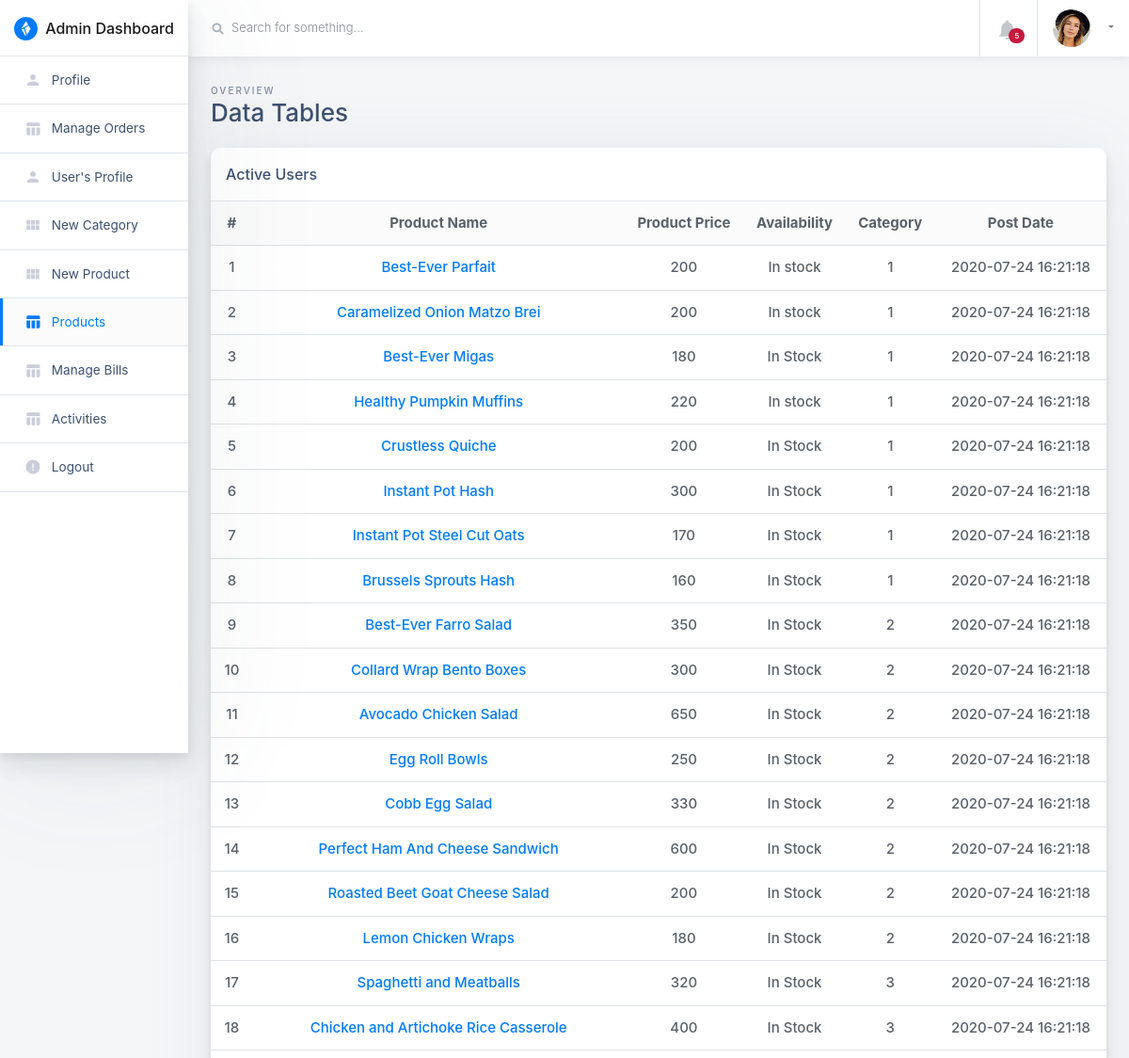
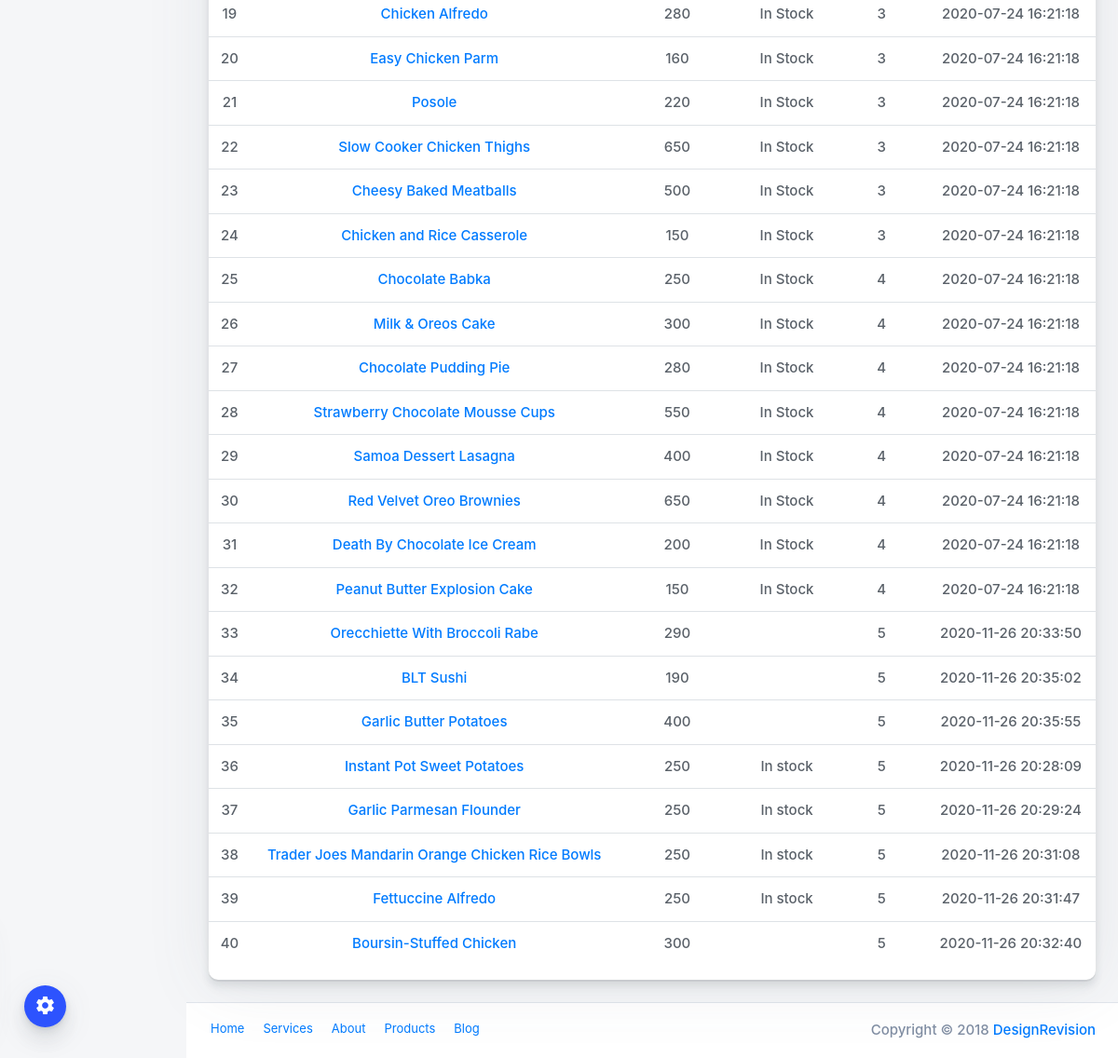
Screenshot of /admin/products (signed in) with the database file from the repository (2 pictures, top to bottom).
### tables this page shows
CREATE TABLE `products` (
  `id` int(11) NOT NULL,
  `category` int(11) NOT NULL,
  `subCategory` int(11) DEFAULT NULL,
  `productName` varchar(255) DEFAULT NULL,
  `productCompany` varchar(255) DEFAULT NULL,
  `productPrice` int(11) DEFAULT NULL,
  `productPriceBeforeDiscount` int(11) DEFAULT NULL,
  `productDescription` longtext DEFAULT NULL,
  `productImage1` varchar(255) DEFAULT NULL,
  `productImage2` varchar(255) DEFAULT NULL,
  `productImage3` varchar(255) DEFAULT NULL,
  `shippingCharge` int(11) DEFAULT NULL,
  `productAvailability` varchar(255) DEFAULT NULL,
  `postingDate` timestamp NULL DEFAULT current_timestamp(),
  `updationDate` varchar(255) DEFAULT NULL
);

### admin/products.php (the view, shortened to what this page needs)
<?php
include("include/config.php");
if(strlen($_SESSION['admin_login'])==0)
	{
header('location:/eshopper/admin');
}
else{
?>
<!doctype html>
<html class="no-js h-100" lang="en">
  <head>
    <link href="https://use.fontawesome.com/releases/v5.0.6/css/all.css" rel="stylesheet">
    <link rel="stylesheet" href="https://stackpath.bootstrapcdn.com/bootstrap/4.1.3/css/bootstrap.min.css">
    <link rel="stylesheet" id="main-stylesheet" data-version="1.1.0" href="styles/shards-dashboards.1.1.0.min.css">
    <link rel="stylesheet" href="styles/extras.1.1.0.min.css">
  </head>
  <body class="h-100">
    <div class="color-switcher-toggle animated pulse infinite">
      <i class="material-icons">settings</i>
    </div>
    <div class="container-fluid">
      <div class="row">
        <aside class="main-sidebar col-12 col-md-3 col-lg-2 px-0">
          <div class="main-navbar">
            <nav class="navbar align-items-stretch navbar-light bg-white flex-md-nowrap border-bottom p-0">
              <a class="navbar-brand w-100 mr-0" href="dashboard" style="line-height: 25px;">
                <div class="d-table m-auto">
                  <img id="main-logo" class="d-inline-block align-top mr-1" style="max-width: 25px;" src="images/shards-dashboards-logo.svg" alt="Shards Dashboard">
                  <span class="d-none d-md-inline ml-1">Admin Dashboard</span>
                </div>
              </a>
            </nav>
          </div>
          <div class="nav-wrapper">
            <ul class="nav flex-column">
			  <li class="nav-item">
                <a class="nav-link " href="profile">
                  <i class="material-icons">person</i>
                  <span>Profile</span>
                </a>
              </li>
			  <li class="nav-item">
                <a class="nav-link " href="orders">
                  <i class="material-icons">table_chart</i>
                  <span>Manage Orders</span>
                </a>
              </li>
			  <li class="nav-item">
                <a class="nav-link " href="users">
                  <i class="material-icons">person</i>
                  <span>User's Profile</span>
                </a>
              </li>
              <li class="nav-item">
                <a class="nav-link " href="new-category">
                  <i class="material-icons">view_module</i>
                  <span>New Category</span>
                </a>
              </li>
			  <li class="nav-item">
                <a class="nav-link " href="new-product">
                  <i class="material-icons">view_module</i>
                  <span>New Product</span>
                </a>
              </li>
              <li class="nav-item">
                <a class="nav-link active" href="products">
                  <i class="material-icons">table_chart</i>
                  <span>Products</span>
                </a>
              </li>
			  <li class="nav-item">
                <a class="nav-link " href="manage-bills">
                  <i class="material-icons">table_chart</i>
                  <span>Manage Bills</span>
                </a>
              </li>
			  <li class="nav-item">
                <a class="nav-link " href="activity">
                  <i class="material-icons">table_chart</i>
                  <span>Activities</span>
                </a>
              </li>
			  <li class="nav-item">
                <a class="nav-link " href="logout">
                  <i class="material-icons">error</i>
                  <span>Logout</span>
                </a>
              </li>
            </ul>
          </div>
        </aside>
        <main class="main-content col-lg-10 col-md-9 col-sm-12 p-0 offset-lg-2 offset-md-3">
          <div class="main-navbar sticky-top bg-white">
            <nav class="navbar align-items-stretch navbar-light flex-md-nowrap p-0">
              <form action="#" class="main-navbar__search w-100 d-none d-md-flex d-lg-flex">
                <div class="input-group input-group-seamless ml-3">
                  <div class="input-group-prepend">
                    <div class="input-group-text">
                      <i class="fas fa-search"></i>
                    </div>
                  </div>
                  <input class="navbar-search form-control" type="text" placeholder="Search for something..." aria-label="Search"> </div>
<?php
$f1="00:00:00";
$from=date('Y-m-d')." ".$f1;
$t1="23:59:59";
$to=date('Y-m-d')." ".$t1;
$result = mysqli_query($con,"SELECT * FROM Orders where orderDate Between '$from' and '$to'");
$num_rows1 = mysqli_num_rows($result);
?>
              </form>
              <ul class="navbar-nav border-left flex-row ">
                <li class="nav-item border-right dropdown notifications">
                  <a class="nav-link nav-link-icon text-center" href="" role="button" id="dropdownMenuLink" data-toggle="dropdown" aria-haspopup="true" aria-expanded="false">
                    <div class="nav-link-icon__wrapper">
                      <i class="material-icons">&#xE7F4;</i>
                      <span class="badge badge-pill badge-danger"><?php echo htmlentities($num_rows1); ?></span>
                    </div>
                  </a>
                </li>
                <li class="nav-item dropdown">
                  <a class="nav-link dropdown-toggle text-nowrap px-3" data-toggle="dropdown" href="#" role="button" aria-haspopup="true" aria-expanded="false">
                    <img class="user-avatar rounded-circle mr-2" src="images/avatars/0.jpg" alt="User Avatar">
                  </a>
                </li>
              </ul>
            </nav>
          </div>
          <div class="main-content-container container-fluid px-4">
            <div class="page-header row no-gutters py-4">
              <div class="col-12 col-sm-4 text-center text-sm-left mb-0">
                <span class="text-uppercase page-subtitle">Overview</span>
                <h3 class="page-title">Data Tables</h3>
              </div>
            </div>
            <div class="row">
              <div class="col">
                <div class="card card-small mb-4">
                  <div class="card-header border-bottom">
                    <h6 class="m-0">Active Users</h6>
                  </div>
                  <div class="card-body p-0 pb-3 text-center">
                    <table class="table mb-0">
                      <thead class="bg-light">
                        <tr>
                          <th scope="col" class="border-0">#</th>
                          <th scope="col" class="border-0">Product Name</th>
                          <th scope="col" class="border-0">Product Price</th>
                          <th scope="col" class="border-0">Availability</th>
                          <th scope="col" class="border-0">Category</th>
                          <th scope="col" class="border-0">Post Date</th>
                        </tr>
                      </thead>
                      <tbody>
<?php $query=mysqli_query($con,"select * from products");
$cnt=1;
while($row=mysqli_fetch_array($query))
{
?>
                        <tr>
                          <td><?php echo htmlentities($cnt);?></td>
                          <td><a href="products-view?pid=<?php echo htmlentities($row['id']); ?>"><?php echo htmlentities($row['productName']);?></td>
                          <td><?php echo htmlentities($row['productPrice']);?></td>
                          <td><?php echo htmlentities($row['productAvailability']);?></td>
                          <td><?php echo htmlentities($row['category']);?></td>
                          <td><?php echo htmlentities($row['postingDate']);?></td>
                        </tr>
<?php $cnt=$cnt+1; }?>
                      </tbody>
                    </table>
                  </div>
                </div>
              </div>
            </div>
          </div>
          <footer class="main-footer d-flex p-2 px-3 bg-white border-top">
            <ul class="nav">
              <li class="nav-item">
                <a class="nav-link" href="#">Home</a>
              </li>
              <li class="nav-item">
                <a class="nav-link" href="#">Services</a>
              </li>
              <li class="nav-item">
                <a class="nav-link" href="#">About</a>
              </li>
              <li class="nav-item">
                <a class="nav-link" href="#">Products</a>
              </li>
              <li class="nav-item">
                <a class="nav-link" href="#">Blog</a>
              </li>
            </ul>
            <span class="copyright ml-auto my-auto mr-2">Copyright © 2018
              <a href="https://designrevision.com" rel="nofollow">DesignRevision</a>
            </span>
          </footer>
        </main>
      </div>
    </div>
  </body>
</html>
<?php }?>

### rows the page displays
products: productName "Best-Ever Parfait", productPrice "200", productAvailability "In stock", category "1", postingDate "2020-07-24 16:21:18"
products: productName "Caramelized Onion Matzo Brei", productPrice "200", productAvailability "In stock", category "1", postingDate "2020-07-24 16:21:18"
products: productName "Best-Ever Migas", productPrice "180", productAvailability "In Stock", category "1", postingDate "2020-07-24 16:21:18"
products: productName "Healthy Pumpkin Muffins", productPrice "220", productAvailability "In stock", category "1", postingDate "2020-07-24 16:21:18"
products: productName "Crustless Quiche", productPrice "200", productAvailability "In Stock", category "1", postingDate "2020-07-24 16:21:18"
products: productName "Instant Pot Hash", productPrice "300", productAvailability "In Stock", category "1", postingDate "2020-07-24 16:21:18"
products: productName "Instant Pot Steel Cut Oats", productPrice "170", productAvailability "In Stock", category "1", postingDate "2020-07-24 16:21:18"
products: productName "Brussels Sprouts Hash", productPrice "160", productAvailability "In Stock", category "1", postingDate "2020-07-24 16:21:18"
products: productName "Best-Ever Farro Salad", productPrice "350", productAvailability "In Stock", category "2", postingDate "2020-07-24 16:21:18"
products: productName "Collard Wrap Bento Boxes", productPrice "300", productAvailability "In Stock", category "2", postingDate "2020-07-24 16:21:18"
products: productName "Avocado Chicken Salad", productPrice "650", productAvailability "In Stock", category "2", postingDate "2020-07-24 16:21:18"
products: productName "Egg Roll Bowls", productPrice "250", productAvailability "In Stock", category "2", postingDate "2020-07-24 16:21:18"
products: productName "Cobb Egg Salad", productPrice "330", productAvailability "In Stock", category "2", postingDate "2020-07-24 16:21:18"
products: productName "Perfect Ham And Cheese Sandwich", productPrice "600", productAvailability "In Stock", category "2", postingDate "2020-07-24 16:21:18"
products: productName "Roasted Beet Goat Cheese Salad", productPrice "200", productAvailability "In Stock", category "2", postingDate "2020-07-24 16:21:18"
products: productName "Lemon Chicken Wraps", productPrice "180", productAvailability "In Stock", category "2", postingDate "2020-07-24 16:21:18"
products: productName "Spaghetti and Meatballs", productPrice "320", productAvailability "In Stock", category "3", postingDate "2020-07-24 16:21:18"
products: productName "Chicken and Artichoke Rice Casserole", productPrice "400", productAvailability "In Stock", category "3", postingDate "2020-07-24 16:21:18"
products: productName "Chicken Alfredo", productPrice "280", productAvailability "In Stock", category "3", postingDate "2020-07-24 16:21:18"
products: productName "Easy Chicken Parm", productPrice "160", productAvailability "In Stock", category "3", postingDate "2020-07-24 16:21:18"
products: productName "Posole", productPrice "220", productAvailability "In Stock", category "3", postingDate "2020-07-24 16:21:18"
products: productName "Slow Cooker Chicken Thighs", productPrice "650", productAvailability "In Stock", category "3", postingDate "2020-07-24 16:21:18"
products: productName "Cheesy Baked Meatballs", productPrice "500", productAvailability "In Stock", category "3", postingDate "2020-07-24 16:21:18"
products: productName "Chicken and Rice Casserole", productPrice "150", productAvailability "In Stock", category "3", postingDate "2020-07-24 16:21:18"
products: productName "Chocolate Babka", productPrice "250", productAvailability "In Stock", category "4", postingDate "2020-07-24 16:21:18"
products: productName "Milk & Oreos Cake", productPrice "300", productAvailability "In Stock", category "4", postingDate "2020-07-24 16:21:18"
products: productName "Chocolate Pudding Pie", productPrice "280", productAvailability "In Stock", category "4", postingDate "2020-07-24 16:21:18"
products: productName "Strawberry Chocolate Mousse Cups", productPrice "550", productAvailability "In Stock", category "4", postingDate "2020-07-24 16:21:18"
products: productName "Samoa Dessert Lasagna", productPrice "400", productAvailability "In Stock", category "4", postingDate "2020-07-24 16:21:18"
products: productName "Red Velvet Oreo Brownies", productPrice "650", productAvailability "In Stock", category "4", postingDate "2020-07-24 16:21:18"
products: productName "Death By Chocolate Ice Cream", productPrice "200", productAvailability "In Stock", category "4", postingDate "2020-07-24 16:21:18"
products: productName "Peanut Butter Explosion Cake", productPrice "150", productAvailability "In Stock", category "4", postingDate "2020-07-24 16:21:18"
products: productName "Orecchiette With Broccoli Rabe", productPrice "290", category "5", postingDate "2020-11-26 20:33:50"
products: productName "BLT Sushi", productPrice "190", category "5", postingDate "2020-11-26 20:35:02"
products: productName "Garlic Butter Potatoes", productPrice "400", category "5", postingDate "2020-11-26 20:35:55"
products: productName "Instant Pot Sweet Potatoes", productPrice "250", productAvailability "In stock", category "5", postingDate "2020-11-26 20:28:09"
products: productName "Garlic Parmesan Flounder", productPrice "250", productAvailability "In stock", category "5", postingDate "2020-11-26 20:29:24"
products: productName "Trader Joes Mandarin Orange Chicken Rice Bowls", productPrice "250", productAvailability "In stock", category "5", postingDate "2020-11-26 20:31:08"
products: productName "Fettuccine Alfredo", productPrice "250", productAvailability "In stock", category "5", postingDate "2020-11-26 20:31:47"
products: productName "Boursin-Stuffed Chicken", productPrice "300", category "5", postingDate "2020-11-26 20:32:40"

### other values shown
$num_rows1 "5"
